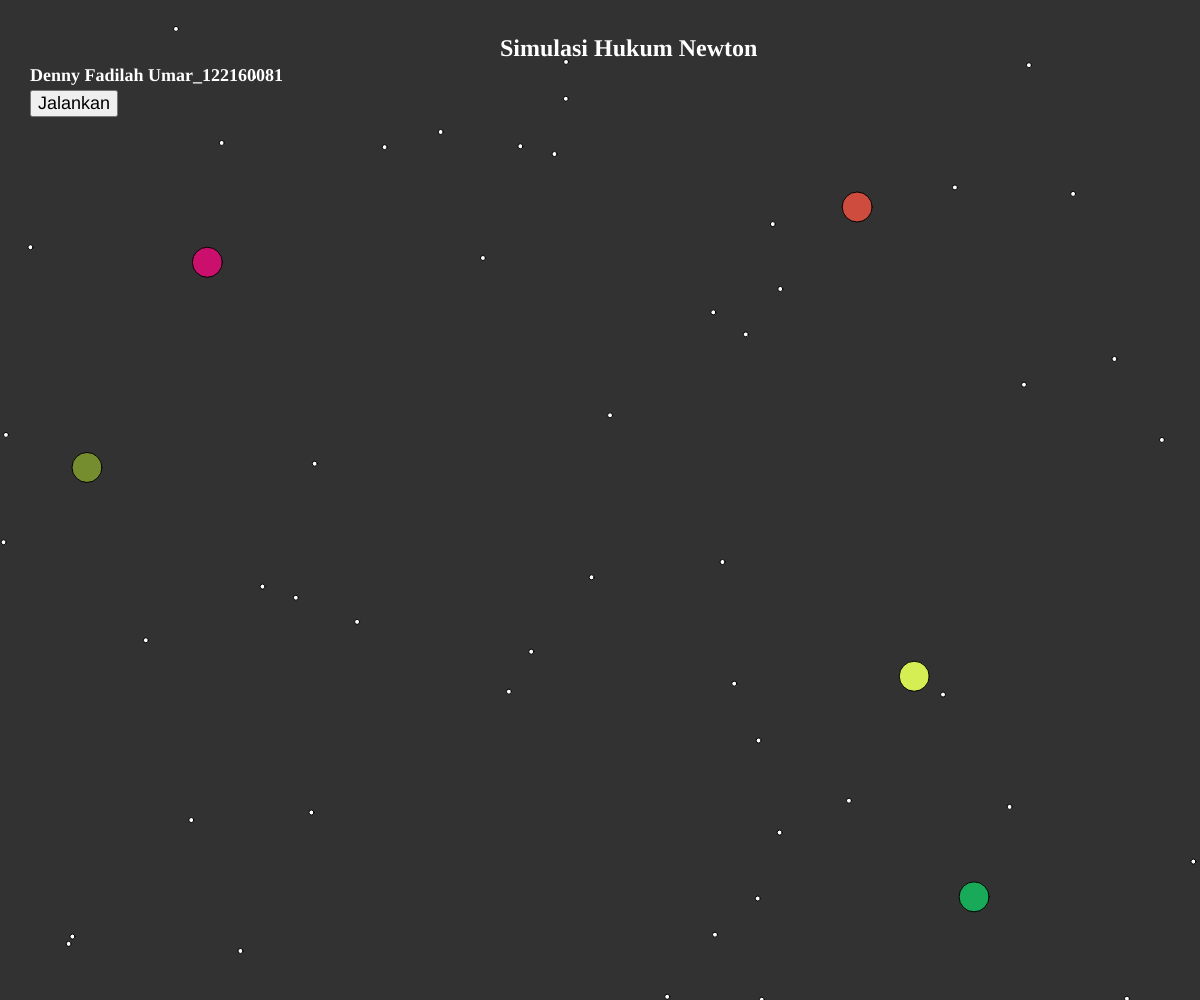
Frame 1 (no input)
Frame 60 (no input): identical to frame 1, image omitted
Frame 120 (the mouse pressed at the canvas centre since frame 60): identical to frame 1, image omitted

The p5.js sketch that drew this single still picture (run headless with seeded random() and noise() and a simulated clock; from frame 60 on, the mouse is pressed at the canvas centre):

// p5.js sketch
// ── sketch.js
let judul;
let nama;
let tombol;
let hello;

let jumlahBola = 5; // Jumlah bola yang akan ditampilkan
let jumlahPartikel = 50; // Jumlah partikel putih
let bola = []; // Array untuk menyimpan informasi tentang setiap bola
let partikel = []; // Array untuk menyimpan informasi tentang setiap partikel putih
let gerak = false; // Status bola (bergerak atau berhenti)

function setup() {
  createCanvas(windowWidth, windowHeight, P2D);
  background(135, 206, 235); // Mengatur warna kanvas menjadi biru langit

  judul = createElement('h2', 'Simulasi Hukum Newton');
  judul.position(width / 2 - 100, 15); // Mengatur posisi judul ke tengah
  judul.style('color', '#FFFFFF'); // Mengubah warna font judul menjadi putih
  judul.style('font-size', '24px'); // Mengatur ukuran font judul
  nama = createElement('h2', 'Denny Fadilah Umar_122160081');
  nama.position(30, 50);
  nama.style('color', '#FFFFFF'); // Mengubah warna font nama menjadi putih
  nama.style('font-size', '18px'); // Mengatur ukuran font nama

  tombol = createButton('Jalankan'); // Membuat tombol untuk mengawali atau menghentikan gerakan bola
  tombol.position(30, 90);
  tombol.mousePressed(jalankanAtauPause); // Mengatur fungsi mousePressed untuk tombol
  tombol.style('font-size', '18px'); // Mengatur ukuran font tombol
  // Menginisialisasi setiap bola
  for (let i = 0; i < jumlahBola; i++) {
    bola[i] = {
      x: random(width), // Koordinat X bola secara acak
      y: random(height), // Koordinat Y bola secara acak
      kecepatanX: random(-2, 2), // Kecepatan awal bola secara horizontal
      kecepatanY: random(-2, 2), // Kecepatan awal bola secara vertikal
      percepatan: 0.1, // Percepatan bertambah setiap saat
      gayaGesekUdara: 0.01, // Percepatan gaya gesek udara
      gravitasi: 0.05, // Percepatan gravitasi (menarik bola ke bawah)
      warna: color(random(255), random(255), random(255)) // Warna bola secara acak
    };
  }

  // Menginisialisasi setiap partikel putih
  for (let i = 0; i < jumlahPartikel; i++) {
    partikel[i] = {
      x: random(width), // Koordinat X partikel secara acak
      y: random(height), // Koordinat Y partikel secara acak
      kecepatanX: random(-2, 2), // Kecepatan awal partikel secara horizontal
      kecepatanY: random(-2, 2), // Kecepatan awal partikel secara vertikal
    };
  }
}
function draw() {
  background(50, 50, 50); // Membersihkan area gambar kanvas dengan warna latar belakang

  // Menggambar setiap bola
  for (let i = 0; i < jumlahBola; i++) {
    let b = bola[i];
    fill(b.warna);
    ellipse(b.x, b.y, 30, 30); // Mengurangi ukuran bola menjadi 30px

    // Menggerakkan setiap bola jika status bola bergerak
    if (gerak) {
      // Menambahkan percepatan dan gaya gesek udara ke kecepatan bola secara horizontal
      b.kecepatanX += b.percepatan - b.kecepatanX * b.gayaGesekUdara;
      b.kecepatanY += b.gravitasi; // Menambahkan percepatan gravitasi ke kecepatan bola secara vertikal
      b.x += b.kecepatanX; // Menambahkan kecepatan ke posisi bola secara horizontal
      b.y += b.kecepatanY; // Menambahkan kecepatan ke posisi bola secara vertikal

      // Membuat bola bergerak secara looping horizontal
      if (b.x > width) {
        b.x = 0;
      }
      // Membuat bola bergerak secara looping vertikal
      if (b.y > height) {
        b.y = 0;
      }
    }
  }

  // Menggambar setiap partikel putih
  for (let i = 0; i < jumlahPartikel; i++) {
    let p = partikel[i];
    fill(255); // Warna putih untuk partikel
    ellipse(p.x, p.y, 5, 5); // Mengurangi ukuran partikel menjadi 5px

    // Menggerakkan setiap partikel
    if (gerak) {
      // Menambahkan percepatan ke kecepatan partikel secara horizontal
      p.kecepatanX += 0.01; // Contoh percepatan partikel
      p.x += p.kecepatanX; // Menambahkan kecepatan ke posisi partikel secara horizontal

      // Membuat partikel bergerak secara looping horizontal
      if (p.x > width) {
        p.x = 0;
      }
    }
  }
}

function jalankanAtauPause() {
  gerak = !gerak; // Memantulkan status gerak
} 
// ── style.css
/* CSS file for styling the p5.js project */

body {
  margin: 0;
  padding: 0;
  display: flex;
  justify-content: center;
  align-items: center;
  height: 100vh;
  background-color: #f0f0f0;
}

canvas {
  border: 1px solid #000;
}
